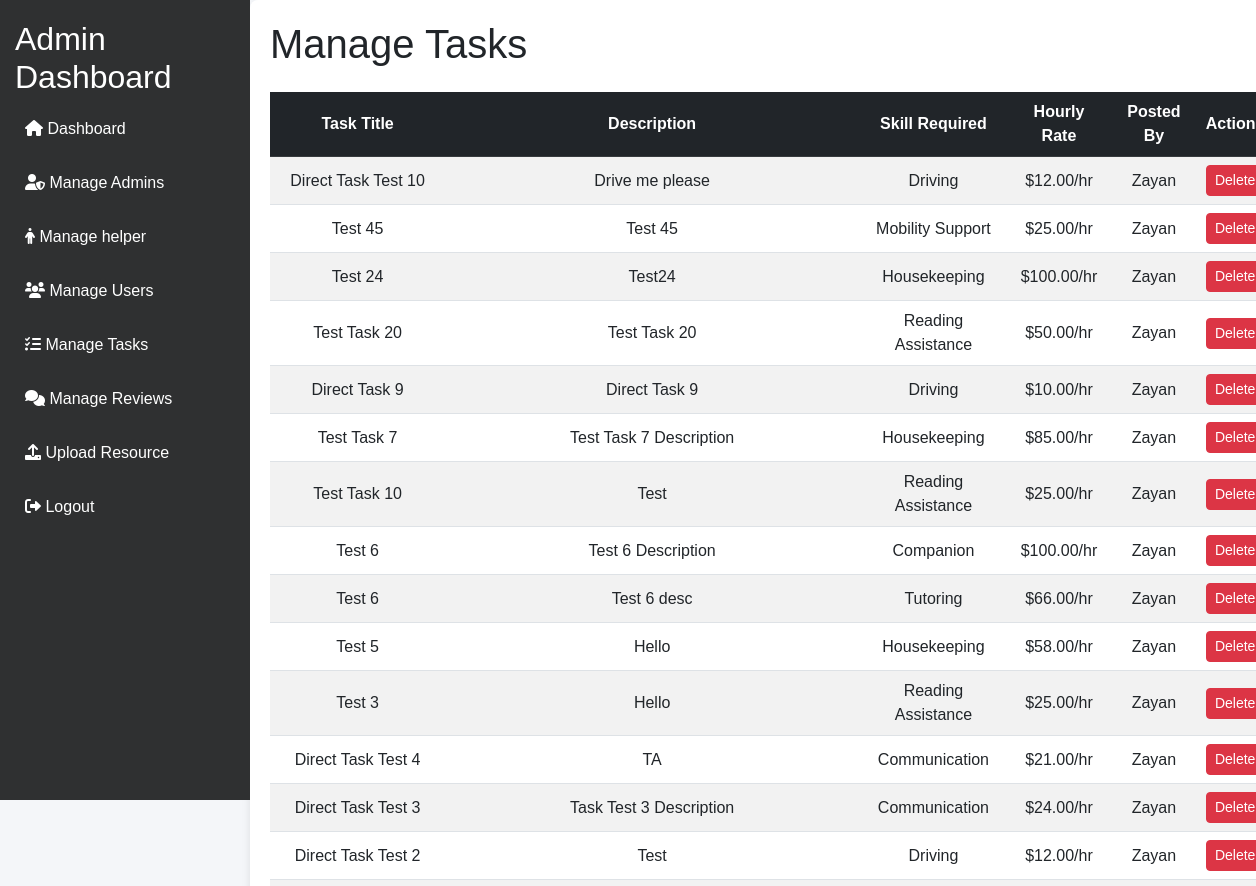
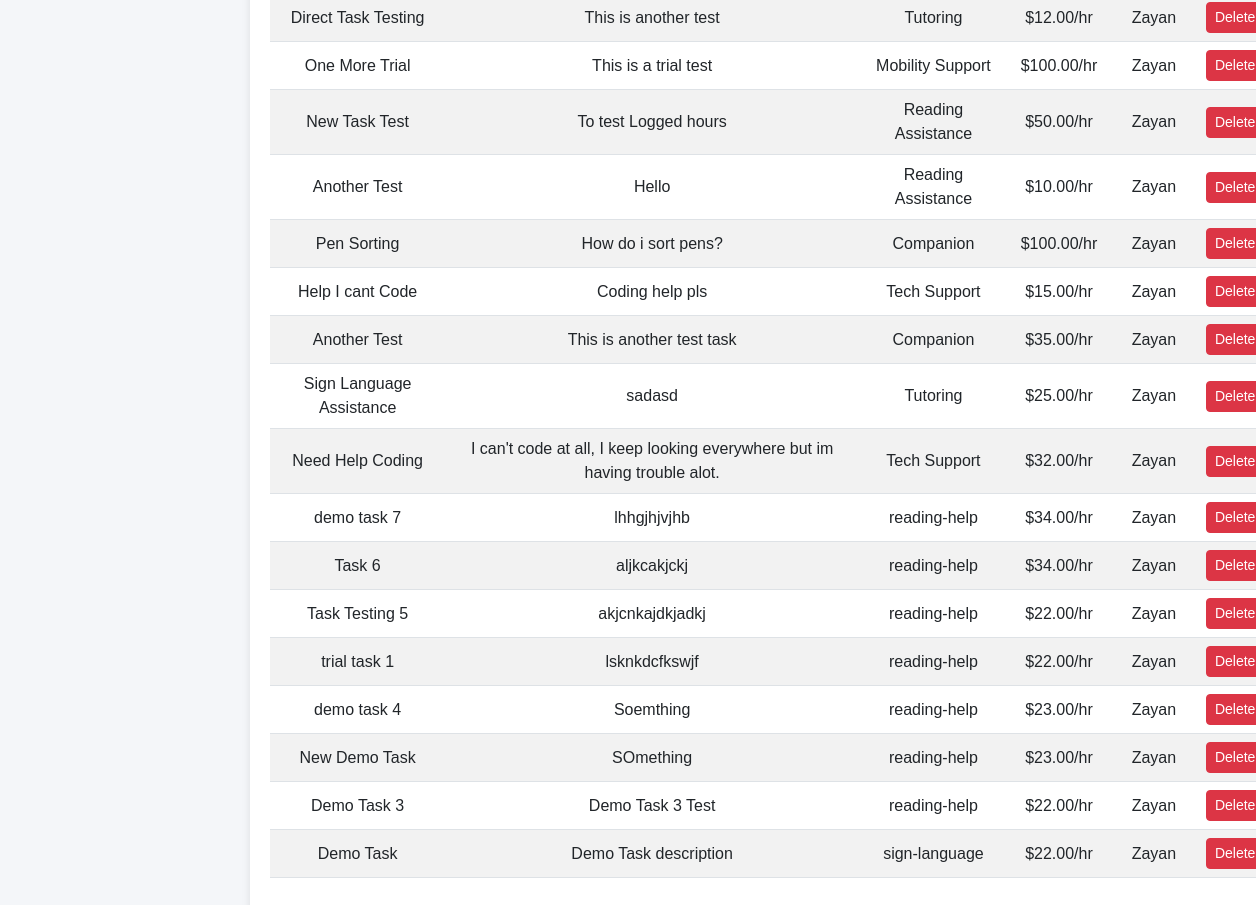
Page /admin/tasks.php (signed in) on the committed database (2 pictures, top to bottom).
### tables this page shows
CREATE TABLE `tasks` (
  `task_id` int NOT NULL AUTO_INCREMENT,
  `title` varchar(255) NOT NULL,
  `description` text,
  `skill_required` text,
  `hourly_rate` decimal(10,2) DEFAULT NULL,
  `urgency` varchar(6) DEFAULT NULL,
  `created_at` timestamp NULL DEFAULT CURRENT_TIMESTAMP,
  `updated_at` timestamp NULL DEFAULT CURRENT_TIMESTAMP ON UPDATE CURRENT_TIMESTAMP,
  `user_id` int DEFAULT NULL,
  `status` enum('open','in_progress','completed') NOT NULL DEFAULT 'open',
  PRIMARY KEY (`task_id`),
  KEY `fk_tasks_user_id` (`user_id`),
  CONSTRAINT `fk_tasks_user_id` FOREIGN KEY (`user_id`) REFERENCES `users` (`user_id`) ON DELETE CASCADE ON UPDATE CASCADE
);

CREATE TABLE `users` (
  `user_id` int NOT NULL AUTO_INCREMENT,
  `name` varchar(255) NOT NULL,
  `email` varchar(255) NOT NULL,
  `profile_photo` text,
  `password_hash` varchar(255) NOT NULL,
  `phone_number` varchar(15) DEFAULT NULL,
  `address` text,
  `user_type` enum('disabled_individual','family_member','caretaker') NOT NULL,
  `created_at` timestamp NULL DEFAULT CURRENT_TIMESTAMP,
  `updated_at` timestamp NULL DEFAULT CURRENT_TIMESTAMP ON UPDATE CURRENT_TIMESTAMP,
  `verification_status` enum('pending','verified','rejected') DEFAULT 'pending',
  `verified_by` int DEFAULT NULL,
  `status` enum('active','suspended','deactivated') DEFAULT 'active',
  PRIMARY KEY (`user_id`),
  UNIQUE KEY `email` (`email`),
  KEY `verified_by` (`verified_by`),
  CONSTRAINT `users_ibfk_1` FOREIGN KEY (`verified_by`) REFERENCES `admins` (`admin_id`)
);

### admin/tasks.php (the view, shortened to what this page needs)
<?php
include '../dbconnect.php';
$tasks_query = "SELECT t.task_id, t.title, t.description, t.skill_required, t.hourly_rate, u.name AS user_name
                FROM tasks t
                JOIN users u ON t.user_id = u.user_id
                ORDER BY t.created_at DESC";
$tasks = $conn->query($tasks_query);
?>
<!DOCTYPE html>
<html lang="en">
<head>
    <link href="https://cdn.jsdelivr.net/npm/bootstrap@5.3.0-alpha3/dist/css/bootstrap.min.css" rel="stylesheet">
</head>
<body>
<?php include"header_admin.php"?>
    <div class="container"style="margin-left: 250px; padding: 20px;">
        <h1 class="mb-4">Manage Tasks</h1>
        <table class="table table-striped table-hover">
            <thead class="table-dark">
                <tr>
                    <th>Task Title</th>
                    <th>Description</th>
                    <th>Skill Required</th>
                    <th>Hourly Rate</th>
                    <th>Posted By</th>
                    <th>Actions</th>
                </tr>
            </thead>
            <tbody>
                <?php while ($row = $tasks->fetch_assoc()): ?>
                    <tr>
                        <td><?php echo htmlspecialchars($row['title']); ?></td>
                        <td><?php echo htmlspecialchars($row['description']); ?></td>
                        <td><?php echo htmlspecialchars($row['skill_required']); ?></td>
                        <td>$<?php echo htmlspecialchars($row['hourly_rate']); ?>/hr</td>
                        <td><?php echo htmlspecialchars($row['user_name']); ?></td>
                        <td>
                            <form method="POST" style="display:inline-block;">
                                <button name="delete" class="btn btn-danger btn-sm">Delete</button>
                            </form>
                        </td>
                    </tr>
                <?php endwhile; ?>
            </tbody>
        </table>
    </div>
</body>
</html>

### admin/tasks.php (style rules this page uses)
body { font-family: Arial, sans-serif; background-color: #f8f9fa; width: 83%; }
.container { margin-top: 0px; background: #fff; border-radius: 8px; padding: 20px; box-shadow: 0 4px 8px rgba(0, 0, 0, 0.1); }
h1 { font-size: 28px; color: #333; font-weight: bold; }
.table th, .table td { vertical-align: middle; text-align: center; }
.btn { transition: background-color 0.3s ease; }
.btn-danger { background-color: #dc3545; border-color: #dc3545; }

### admin/header_admin.php (style rules this page uses)
body { font-family: 'Arial', sans-serif; background-color: #f4f6f9; }

### rows in the picture
tasks: title "Direct Task Test 10", description "Drive me please", skill_required "Driving", hourly_rate "12.00", user.name "Zayan"
tasks: title "Test 45", description "Test 45", skill_required "Mobility Support", hourly_rate "25.00", user.name "Zayan"
tasks: title "Test 24", description "Test24", skill_required "Housekeeping", hourly_rate "100.00", user.name "Zayan"
tasks: title "Test Task 20", description "Test Task 20", skill_required "Reading Assistance", hourly_rate "50.00", user.name "Zayan"
tasks: title "Direct Task 9", description "Direct Task 9", skill_required "Driving", hourly_rate "10.00", user.name "Zayan"
tasks: title "Test Task 7", description "Test Task 7 Description", skill_required "Housekeeping", hourly_rate "85.00", user.name "Zayan"
tasks: title "Test Task 10", description "Test", skill_required "Reading Assistance", hourly_rate "25.00", user.name "Zayan"
tasks: title "Test 6", description "Test 6 Description", skill_required "Companion", hourly_rate "100.00", user.name "Zayan"
tasks: title "Test 6", description "Test 6 desc", skill_required "Tutoring", hourly_rate "66.00", user.name "Zayan"
tasks: title "Test 5", description "Hello", skill_required "Housekeeping", hourly_rate "58.00", user.name "Zayan"
tasks: title "Test 3", description "Hello", skill_required "Reading Assistance", hourly_rate "25.00", user.name "Zayan"
tasks: title "Direct Task Test 4", description "TA", skill_required "Communication", hourly_rate "21.00", user.name "Zayan"
tasks: title "Direct Task Test 3", description "Task Test 3 Description", skill_required "Communication", hourly_rate "24.00", user.name "Zayan"
tasks: title "Direct Task Test 2", description "Test", skill_required "Driving", hourly_rate "12.00", user.name "Zayan"
tasks: title "Direct Task Testing", description "This is another test", skill_required "Tutoring", hourly_rate "12.00", user.name "Zayan"
tasks: title "One More Trial", description "This is a trial test", skill_required "Mobility Support", hourly_rate "100.00", user.name "Zayan"
tasks: title "New Task Test", description "To test Logged hours", skill_required "Reading Assistance", hourly_rate "50.00", user.name "Zayan"
tasks: title "Another Test", description "Hello", skill_required "Reading Assistance", hourly_rate "10.00", user.name "Zayan"
tasks: title "Pen Sorting", description "How do i sort pens?", skill_required "Companion", hourly_rate "100.00", user.name "Zayan"
tasks: title "Help I cant Code", description "Coding help pls", skill_required "Tech Support", hourly_rate "15.00", user.name "Zayan"
tasks: title "Another Test", description "This is another test task", skill_required "Companion", hourly_rate "35.00", user.name "Zayan"
tasks: title "Sign Language Assistance", description "sadasd", skill_required "Tutoring", hourly_rate "25.00", user.name "Zayan"
tasks: title "Need Help Coding", description "I can't code at all, I keep looking everywhere but im having trouble alot.", skill_required "Tech Support", hourly_rate "32.00", user.name "Zayan"
tasks: title "demo task 7", description "lhhgjhjvjhb", skill_required "reading-help", hourly_rate "34.00", user.name "Zayan"
tasks: title "Task 6", description "aljkcakjckj", skill_required "reading-help", hourly_rate "34.00", user.name "Zayan"
tasks: title "Task Testing 5", description "akjcnkajdkjadkj", skill_required "reading-help", hourly_rate "22.00", user.name "Zayan"
tasks: title "trial task 1", description "lsknkdcfkswjf", skill_required "reading-help", hourly_rate "22.00", user.name "Zayan"
tasks: title "demo task 4", description "Soemthing", skill_required "reading-help", hourly_rate "23.00", user.name "Zayan"
tasks: title "New Demo Task", description "SOmething", skill_required "reading-help", hourly_rate "23.00", user.name "Zayan"
tasks: title "Demo Task 3", description "Demo Task 3 Test", skill_required "reading-help", hourly_rate "22.00", user.name "Zayan"
tasks: title "Demo Task", description "Demo Task description", skill_required "sign-language", hourly_rate "22.00", user.name "Zayan"
